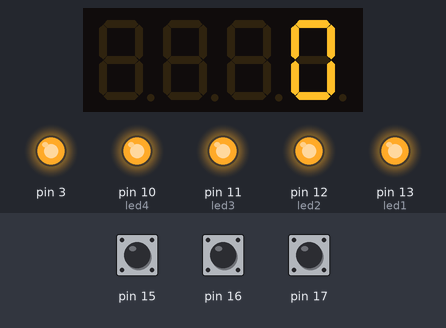
This sketch was run on a simulated Arduino Uno, built with avr-gcc and run on an emulated ATmega328P. On the bench: 4-digit seven-segment display, output pins drawn as LEDs (lit = HIGH). The inputs (shaded band) are chosen by the test bench; at power-on: pin 16 HIGH, pin 17 HIGH, pin 15 HIGH.

Above: at 1.2 s.
1.3 s: pin 16 pulled LOW for 0.15 s
At 2.2 s:
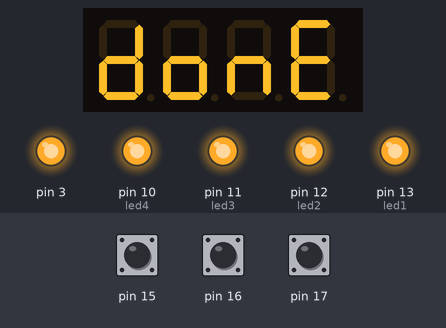
2.9 s: pin 17 pulled LOW for 0.15 s
At 5.3 s:
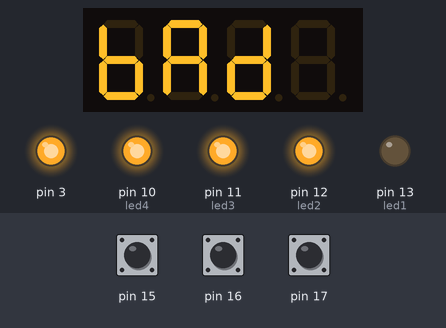
6.0 s: pin 15 pulled LOW for 3.2 s
At 7.0 s:
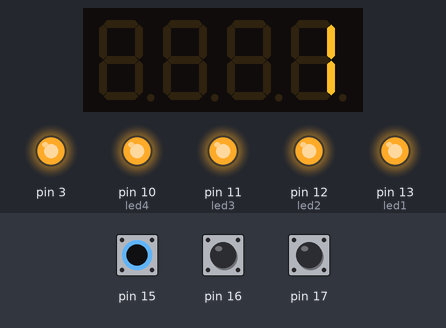
10.7 s: pin 15 pulled LOW for 0.15 s
At 11.7 s:
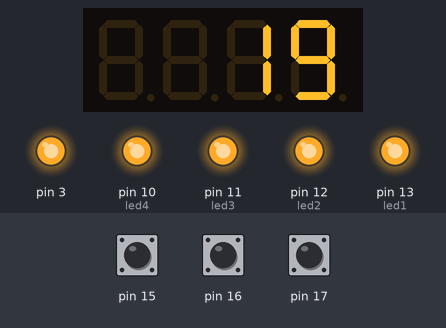
12.3 s: pin 16 pulled LOW for 1 s
At 13.0 s:
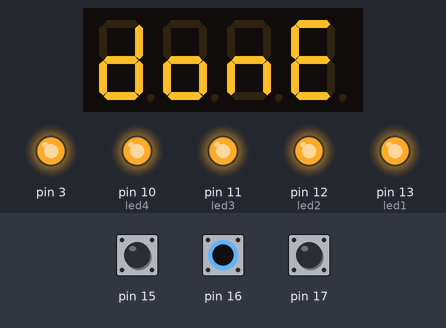
14.8 s: pin 17 pulled LOW for 1 s
At 18.0 s:
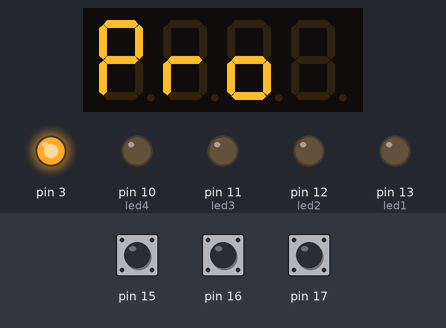
Timing chart, 0 to 19.0 s (numbered marks = the images above; inputs shaded):
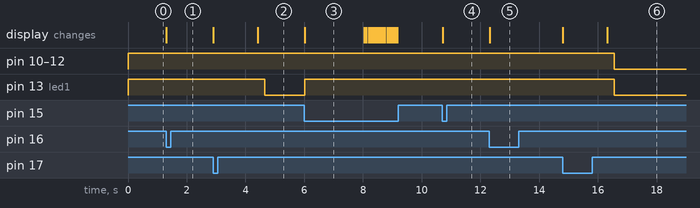

The sketch:

up_counter.ino
```cpp
#include <TimerOne.h>
#include <Wire.h>
#include <MultiFuncShield.h>

int led1 = 13;
int led2 = 12;
int led3 = 11;
int led4 = 10;

int cnt = 0;
int marks = 0;
float cntMarks = 0;
float average = 0;

void setup() {
  Timer1.initialize();
  MFS.initialize(&Timer1);    // initialize multi-function shield library
  MFS.write(0);
  pinMode(led1, OUTPUT);
  pinMode(led2, OUTPUT);
  pinMode(led3, OUTPUT);
  pinMode(led4, OUTPUT);
  Serial.begin(9600);
}

void loop() {
  byte btn = MFS.getButton();

        if (btn == BUTTON_1_PRESSED || btn == BUTTON_1_LONG_PRESSED)
        {
          cnt++;
          MFS.write(cnt);
          }
        else if (btn == BUTTON_2_PRESSED || btn == BUTTON_2_LONG_PRESSED)
        {
          marks = marks + cnt;
          cntMarks++;
          cnt = 0;
          MFS.write("done");
        }
        else if (btn == BUTTON_3_PRESSED || btn == BUTTON_3_LONG_PRESSED)
        {
          average = marks / cntMarks;
          MFS.write(average, 2);
          if (average < 4)
          {
            delay(1500);
            MFS.write("bad");
            digitalWrite(led1, HIGH);
            delay(250);
            digitalWrite(led1, LOW);
            delay(250);
          }
          else if (average <= 5 && average >= 4)
          {
            delay(1500);
            MFS.write("nice");
            digitalWrite(led1, HIGH);
            digitalWrite(led2, HIGH);
            delay(250);
            digitalWrite(led1, LOW);
            digitalWrite(led2, LOW);
            delay(250);
          }
          else if (average <= 5.5 && average > 5)
          {
            delay(1500);
            MFS.write("good");
            digitalWrite(led1, HIGH);
            digitalWrite(led2, HIGH);
            digitalWrite(led3, HIGH);
            delay(250);
            digitalWrite(led1, LOW);
            digitalWrite(led2, LOW);
            digitalWrite(led3, LOW);
            delay(250);
          }
          else if (average > 5.5)
          {
            delay(1500);
            MFS.write("pro");
            digitalWrite(led1, HIGH);
            digitalWrite(led2, HIGH);
            digitalWrite(led3, HIGH);
            digitalWrite(led4, HIGH);
            delay(250);
            digitalWrite(led1, LOW);
            digitalWrite(led2, LOW);
            digitalWrite(led3, LOW);
            digitalWrite(led4, LOW);
            delay(250);
          }
        }
  }
```

Measured:
- after the input at 1.3 s, the display: changes at once (image 1)
- after the input at 2.9 s, pin 13 (led1): HIGH → LOW after 1.8 s; the display: first changes at once (image 2 shows a later state)
- after the input at 6.0 s, pin 13 (led1): LOW → HIGH at once; the display: changes at once (image 3)
- after the input at 10.7 s, the display: changes at once (image 4)
- after the input at 12.3 s, the display: changes at once (image 5)
- after the input at 14.8 s, pin 10 (led4), pin 11 (led3), pin 12 (led2), pin 13 (led1): HIGH → LOW after 1.8 s; the display: first changes at once (image 6 shows a later state)
- what the display in image 3 shows lasts 2.1 s, from 6.0 s to 8.1 s
